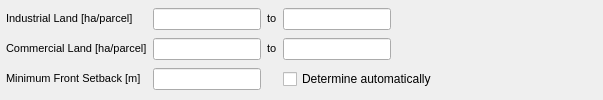
                   <widget class="QWidget" name="widget_13" native="true">
                    <property name="minimumSize">
                     <size>
                      <width>0</width>
                      <height>10</height>
                     </size>
                    </property>
                    <layout class="QGridLayout" name="gridLayout_13">
                     <property name="leftMargin">
                      <number>6</number>
                     </property>
                     <property name="topMargin">
                      <number>6</number>
                     </property>
                     <property name="rightMargin">
                      <number>6</number>
                     </property>
                     <property name="bottomMargin">
                      <number>6</number>
                     </property>
                     <item row="1" column="4">
                      <spacer name="horizontalSpacer_20">
                       <property name="orientation">
                        <enum>Qt::Horizontal</enum>
                       </property>
                       <property name="sizeHint" stdset="0">
                        <size>
                         <width>200</width>
                         <height>20</height>
                        </size>
                       </property>
                      </spacer>
                     </item>
                     <item row="1" column="0">
                      <widget class="QLabel" name="ind_subd_lbl">
                       <property name="text">
                        <string>&lt;!DOCTYPE HTML PUBLIC &quot;-//W3C//DTD HTML 4.0//EN&quot; &quot;http://www.w3.org/TR/REC-html40/strict.dtd&quot;&gt;
&lt;html&gt;&lt;head&gt;&lt;meta name=&quot;qrichtext&quot; content=&quot;1&quot; /&gt;&lt;style type=&quot;text/css&quot;&gt;
p, li { white-space: pre-wrap; }
&lt;/style&gt;&lt;/head&gt;&lt;body style=&quot; font-family:'MS Shell Dlg 2'; font-size:8.25pt; font-weight:400; font-style:normal;&quot;&gt;
&lt;p style=&quot; margin-top:0px; margin-bottom:0px; margin-left:0px; margin-right:0px; -qt-block-indent:0; text-indent:0px;&quot;&gt;&lt;span style=&quot; font-size:8pt;&quot;&gt;Industrial Land [ha/parcel]&lt;/span&gt;&lt;/p&gt;&lt;/body&gt;&lt;/html&gt;</string>
                       </property>
                      </widget>
                     </item>
                     <item row="1" column="1">
                      <widget class="QLineEdit" name="ind_subd_min"/>
                     </item>
                     <item row="2" column="2">
                      <widget class="QLabel" name="com_subd_lbl2">
                       <property name="text">
                        <string>&lt;!DOCTYPE HTML PUBLIC &quot;-//W3C//DTD HTML 4.0//EN&quot; &quot;http://www.w3.org/TR/REC-html40/strict.dtd&quot;&gt;
&lt;html&gt;&lt;head&gt;&lt;meta name=&quot;qrichtext&quot; content=&quot;1&quot; /&gt;&lt;style type=&quot;text/css&quot;&gt;
p, li { white-space: pre-wrap; }
&lt;/style&gt;&lt;/head&gt;&lt;body style=&quot; font-family:'MS Shell Dlg 2'; font-size:8.25pt; font-weight:400; font-style:normal;&quot;&gt;
&lt;p style=&quot; margin-top:0px; margin-bottom:0px; margin-left:0px; margin-right:0px; -qt-block-indent:0; text-indent:0px;&quot;&gt;&lt;span style=&quot; font-size:8pt;&quot;&gt;to&lt;/span&gt;&lt;/p&gt;&lt;/body&gt;&lt;/html&gt;</string>
                       </property>
                      </widget>
                     </item>
                     <item row="2" column="3">
                      <widget class="QLineEdit" name="com_subd_max"/>
                     </item>
                     <item row="1" column="2">
                      <widget class="QLabel" name="ind_subd_lbl2">
                       <property name="text">
                        <string>&lt;!DOCTYPE HTML PUBLIC &quot;-//W3C//DTD HTML 4.0//EN&quot; &quot;http://www.w3.org/TR/REC-html40/strict.dtd&quot;&gt;
&lt;html&gt;&lt;head&gt;&lt;meta name=&quot;qrichtext&quot; content=&quot;1&quot; /&gt;&lt;style type=&quot;text/css&quot;&gt;
p, li { white-space: pre-wrap; }
&lt;/style&gt;&lt;/head&gt;&lt;body style=&quot; font-family:'MS Shell Dlg 2'; font-size:8.25pt; font-weight:400; font-style:normal;&quot;&gt;
&lt;p style=&quot; margin-top:0px; margin-bottom:0px; margin-left:0px; margin-right:0px; -qt-block-indent:0; text-indent:0px;&quot;&gt;&lt;span style=&quot; font-size:8pt;&quot;&gt;to&lt;/span&gt;&lt;/p&gt;&lt;/body&gt;&lt;/html&gt;</string>
                       </property>
                      </widget>
                     </item>
                     <item row="1" column="3">
                      <widget class="QLineEdit" name="ind_subd_max"/>
                     </item>
                     <item row="3" column="0">
                      <widget class="QLabel" name="nres_setback_lbl">
                       <property name="text">
                        <string>&lt;!DOCTYPE HTML PUBLIC &quot;-//W3C//DTD HTML 4.0//EN&quot; &quot;http://www.w3.org/TR/REC-html40/strict.dtd&quot;&gt;
&lt;html&gt;&lt;head&gt;&lt;meta name=&quot;qrichtext&quot; content=&quot;1&quot; /&gt;&lt;style type=&quot;text/css&quot;&gt;
p, li { white-space: pre-wrap; }
&lt;/style&gt;&lt;/head&gt;&lt;body style=&quot; font-family:'MS Shell Dlg 2'; font-size:8.25pt; font-weight:400; font-style:normal;&quot;&gt;
&lt;p style=&quot; margin-top:0px; margin-bottom:0px; margin-left:0px; margin-right:0px; -qt-block-indent:0; text-indent:0px;&quot;&gt;&lt;span style=&quot; font-size:8pt;&quot;&gt;Minimum Front Setback [m]&lt;/span&gt;&lt;/p&gt;&lt;/body&gt;&lt;/html&gt;</string>
                       </property>
                      </widget>
                     </item>
                     <item row="2" column="0">
                      <widget class="QLabel" name="com_subd_lbl">
                       <property name="text">
                        <string>&lt;!DOCTYPE HTML PUBLIC &quot;-//W3C//DTD HTML 4.0//EN&quot; &quot;http://www.w3.org/TR/REC-html40/strict.dtd&quot;&gt;
&lt;html&gt;&lt;head&gt;&lt;meta name=&quot;qrichtext&quot; content=&quot;1&quot; /&gt;&lt;style type=&quot;text/css&quot;&gt;
p, li { white-space: pre-wrap; }
&lt;/style&gt;&lt;/head&gt;&lt;body style=&quot; font-family:'MS Shell Dlg 2'; font-size:8.25pt; font-weight:400; font-style:normal;&quot;&gt;
&lt;p style=&quot; margin-top:0px; margin-bottom:0px; margin-left:0px; margin-right:0px; -qt-block-indent:0; text-indent:0px;&quot;&gt;&lt;span style=&quot; font-size:8pt;&quot;&gt;Commercial Land [ha/parcel]&lt;/span&gt;&lt;/p&gt;&lt;/body&gt;&lt;/html&gt;</string>
                       </property>
                      </widget>
                     </item>
                     <item row="2" column="1">
                      <widget class="QLineEdit" name="com_subd_min"/>
                     </item>
                     <item row="3" column="1">
                      <widget class="QLineEdit" name="nres_setback_box"/>
                     </item>
                     <item row="3" column="3" colspan="2">
                      <widget class="QCheckBox" name="nres_setback_auto">
                       <property name="text">
                        <string>Determine automatically</string>
                       </property>
                      </widget>
                     </item>
                    </layout>
                   </widget>
